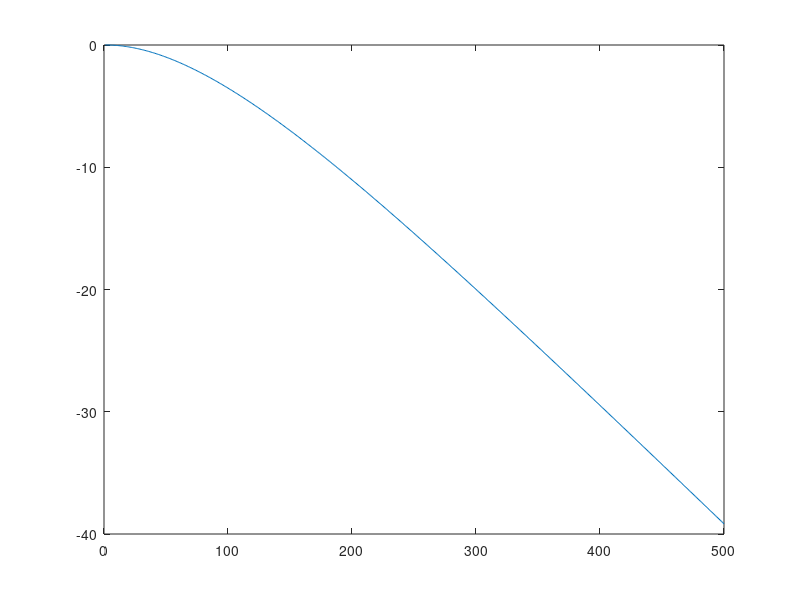
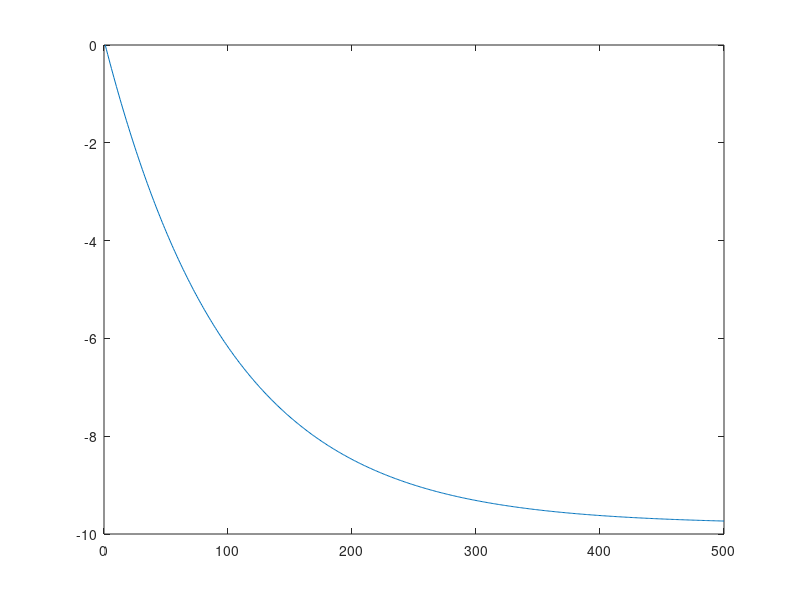

These charts were generated, in order, by the following MATLAB code:
clear;
TMAX=500;
x=zeros(2,TMAX);
g=9.8;
m=1.0;
k=-1.0;
x(1,1)=0;
x(2,1)=0;
dt=0.01;
u=[0 1]';
for t=2:TMAX
    A=[[1 dt];[0 (1+(k/m)*dt) ]];
    B=[[1 0];[0 -g*dt]];
    x(:,t)=A*x(:,t-1)+B*u;
end
plot(x(1,:));
figure;
plot(x(2,:));
